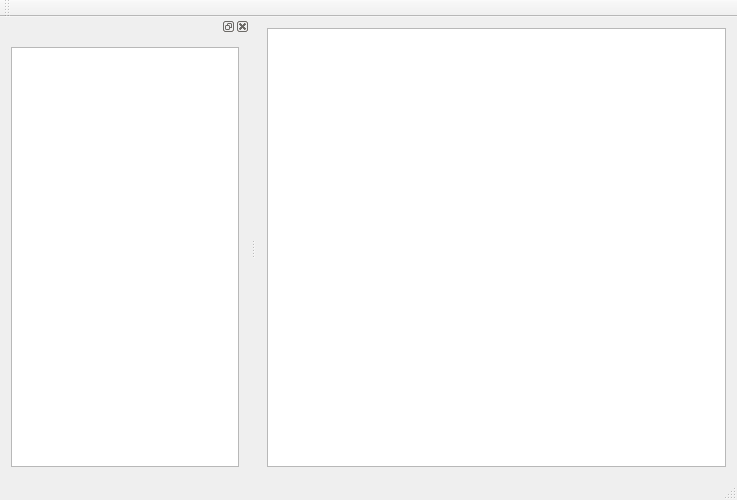
<?xml version="1.0" encoding="UTF-8"?>
<ui version="4.0">
 <class>MainWindow</class>
 <widget class="QMainWindow" name="MainWindow">
  <property name="geometry">
   <rect>
    <x>0</x>
    <y>0</y>
    <width>737</width>
    <height>500</height>
   </rect>
  </property>
  <property name="minimumSize">
   <size>
    <width>500</width>
    <height>0</height>
   </size>
  </property>
  <property name="windowTitle">
   <string>MainWindow</string>
  </property>
  <widget class="QWidget" name="centralWidget">
   <layout class="QHBoxLayout" name="horizontalLayout">
    <item>
     <widget class="QTableView" name="tableView">
      <property name="sizePolicy">
       <sizepolicy hsizetype="Expanding" vsizetype="Preferred">
        <horstretch>0</horstretch>
        <verstretch>0</verstretch>
       </sizepolicy>
      </property>
      <property name="minimumSize">
       <size>
        <width>0</width>
        <height>0</height>
       </size>
      </property>
      <property name="contextMenuPolicy">
       <enum>Qt::DefaultContextMenu</enum>
      </property>
     </widget>
    </item>
   </layout>
  </widget>
  <widget class="QMenuBar" name="menuBar">
   <property name="geometry">
    <rect>
     <x>0</x>
     <y>0</y>
     <width>737</width>
     <height>23</height>
    </rect>
   </property>
  </widget>
  <widget class="QToolBar" name="mainToolBar">
   <attribute name="toolBarArea">
    <enum>TopToolBarArea</enum>
   </attribute>
   <attribute name="toolBarBreak">
    <bool>false</bool>
   </attribute>
  </widget>
  <widget class="QStatusBar" name="statusBar"/>
  <widget class="QDockWidget" name="dockWidget_2">
   <property name="sizePolicy">
    <sizepolicy hsizetype="Fixed" vsizetype="Preferred">
     <horstretch>0</horstretch>
     <verstretch>0</verstretch>
    </sizepolicy>
   </property>
   <property name="maximumSize">
    <size>
     <width>250</width>
     <height>524287</height>
    </size>
   </property>
   <attribute name="dockWidgetArea">
    <number>1</number>
   </attribute>
   <widget class="QWidget" name="dockWidgetContents_2">
    <layout class="QHBoxLayout" name="horizontalLayout_2">
     <item>
      <widget class="QListView" name="listView">
       <property name="sizePolicy">
        <sizepolicy hsizetype="Expanding" vsizetype="Preferred">
         <horstretch>0</horstretch>
         <verstretch>0</verstretch>
        </sizepolicy>
       </property>
       <property name="maximumSize">
        <size>
         <width>250</width>
         <height>16777215</height>
        </size>
       </property>
      </widget>
     </item>
    </layout>
   </widget>
  </widget>
 </widget>
 <layoutdefault spacing="6" margin="11"/>
 <resources/>
 <connections/>
</ui>
